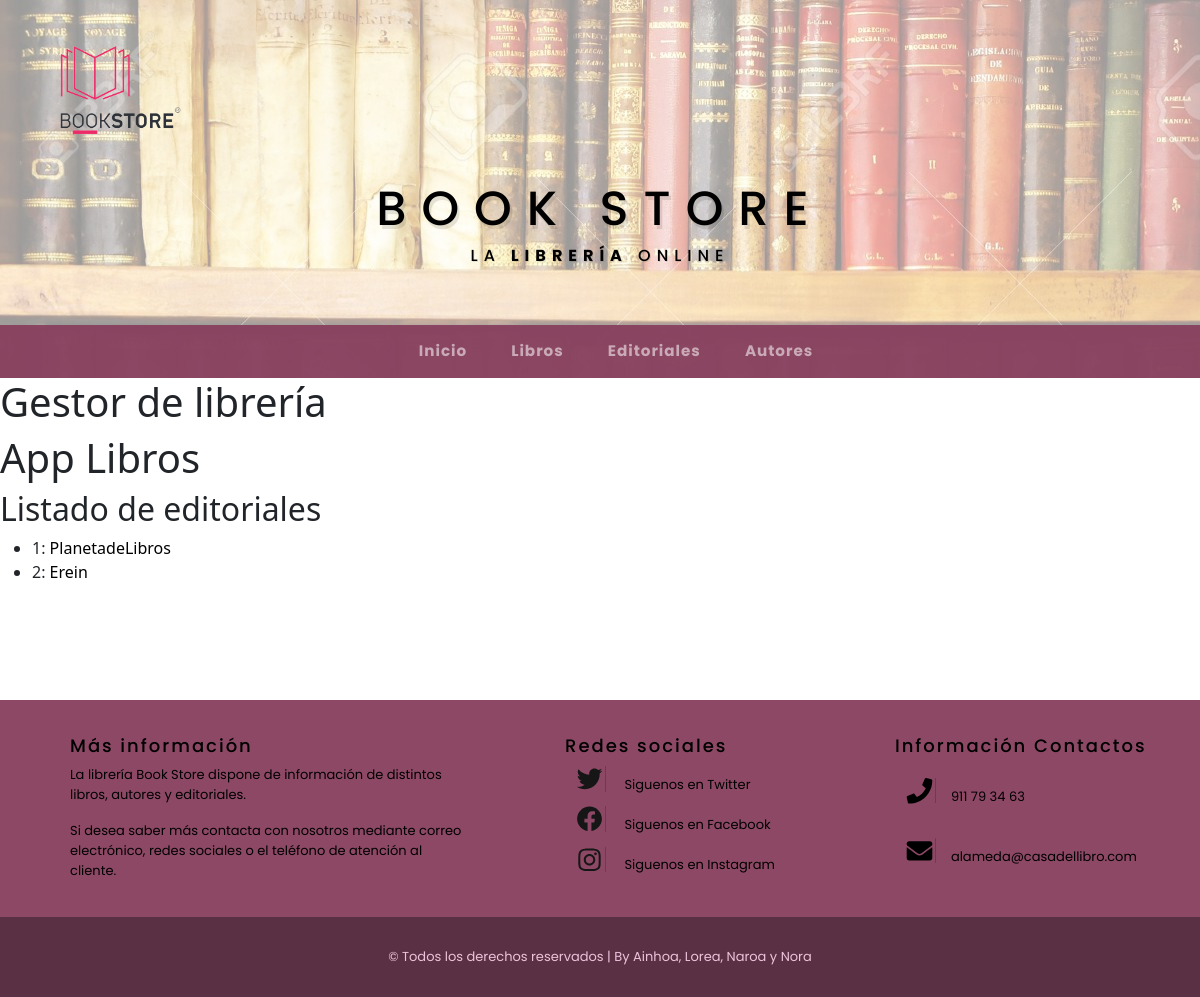
Page /appBookStore/editorial/ on the earlier database version.
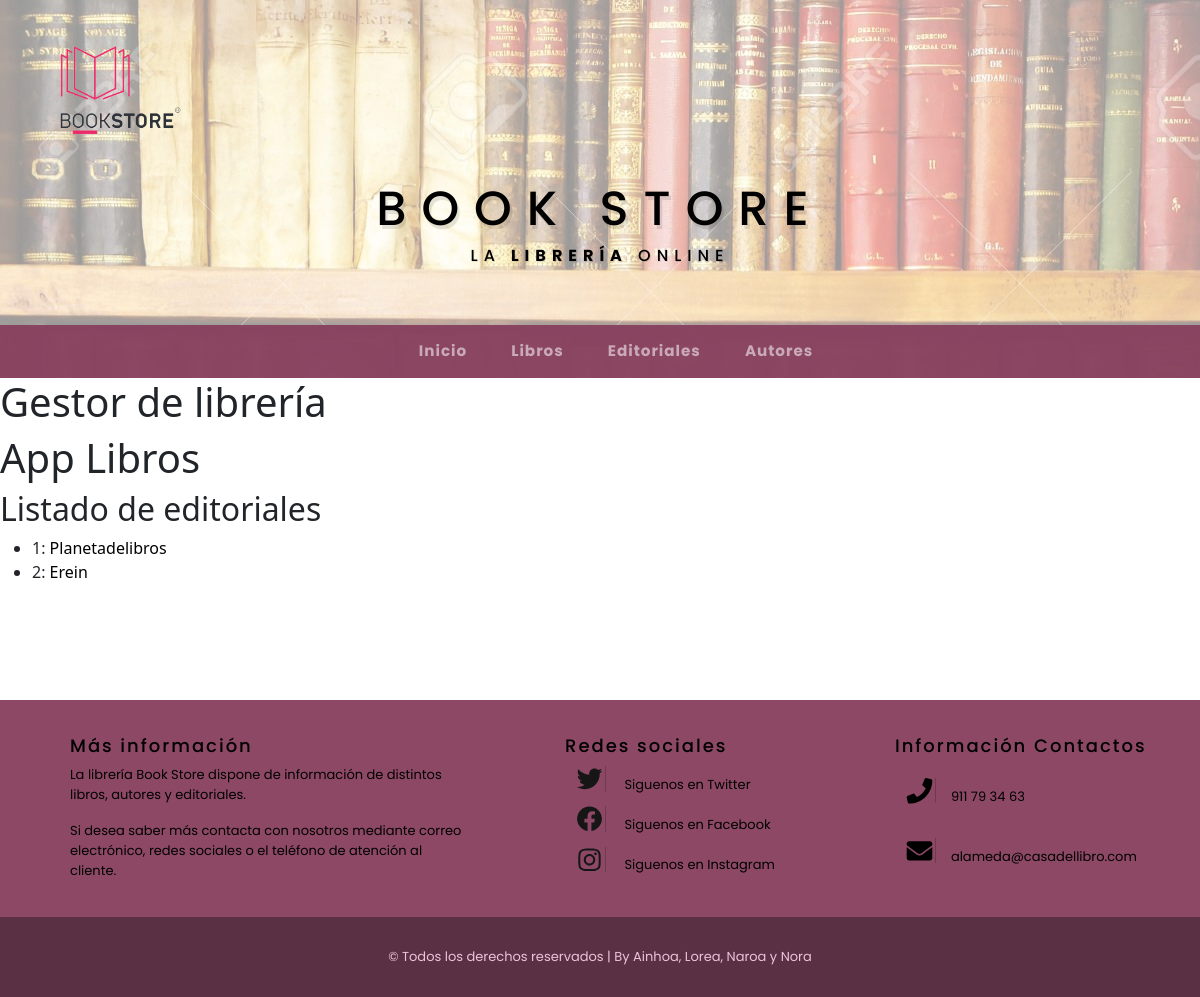
Same page on the later database version.
### appBookStore/models.py (models this page shows, shortened)
class Editorial(models.Model):
    nombre = models.CharField(max_length=50)
    explicacion = models.CharField(max_length=800)

### appBookStore/views.py (the view)
# urls.py: path('editorial/', views.listaEditoriales, name='listaEditoriales'),
def listaEditoriales(request):
	editoriales = get_list_or_404(Editorial.objects.order_by('id'))
	context = {'lista_editoriales' : editoriales}
	return render(request, 'listaEditoriales.html', context)

### appBookStore/templates/listaEditoriales.html (shortened to what this page needs)
{% extends "base.html" %}
 {% block contenido %}
<h1>App Libros</h1>
<h2>Listado de editoriales</h2>
<ul>
    {% for editorial in lista_editoriales %}
    <li>
        {{ editorial.id }}:
        <a href= "{% url 'detallesEditoriales' editorial.id %}">{{ editorial.nombre }}</a>
    </li>
    {% endfor %}
</ul>
{% endblock %}

Differences in the rows shown:
changed Editorial id 1: nombre "PlanetadeLibros" → "Planetadelibros"
